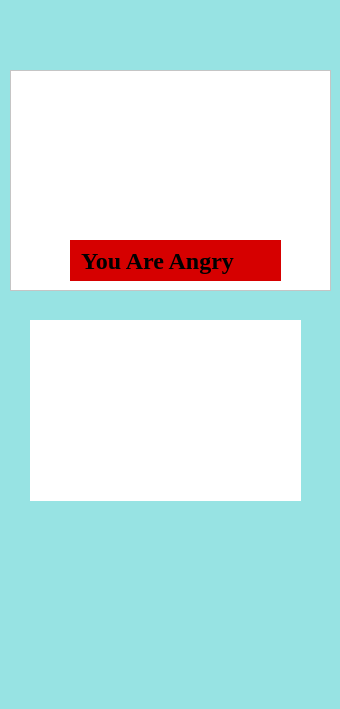
<?xml version="1.0" encoding="UTF-8"?>
<ui version="4.0">
 <class>Dialog</class>
 <widget class="QDialog" name="Dialog">
  <property name="geometry">
   <rect>
    <x>0</x>
    <y>0</y>
    <width>340</width>
    <height>709</height>
   </rect>
  </property>
  <property name="windowTitle">
   <string>Dialog</string>
  </property>
  <property name="styleSheet">
   <string notr="true">background-color: rgb(151, 227, 227);</string>
  </property>
  <widget class="QWidget" name="biometric_3" native="true">
   <property name="geometry">
    <rect>
     <x>30</x>
     <y>320</y>
     <width>271</width>
     <height>181</height>
    </rect>
   </property>
   <property name="styleSheet">
    <string notr="true">background-color: rgb(255, 255, 255)</string>
   </property>
  </widget>
  <widget class="QFrame" name="Frame_Angry">
   <property name="geometry">
    <rect>
     <x>10</x>
     <y>70</y>
     <width>321</width>
     <height>221</height>
    </rect>
   </property>
   <property name="styleSheet">
    <string notr="true">background-color: rgb(255, 255, 255);</string>
   </property>
   <property name="frameShape">
    <enum>QFrame::StyledPanel</enum>
   </property>
   <property name="frameShadow">
    <enum>QFrame::Raised</enum>
   </property>
   <widget class="QLabel" name="label_2">
    <property name="geometry">
     <rect>
      <x>60</x>
      <y>170</y>
      <width>211</width>
      <height>41</height>
     </rect>
    </property>
    <property name="font">
     <font>
      <family>Times New Roman</family>
      <pointsize>18</pointsize>
      <weight>75</weight>
      <bold>true</bold>
     </font>
    </property>
    <property name="styleSheet">
     <string notr="true">background-color: rgb(214, 0, 0)</string>
    </property>
    <property name="text">
     <string>  You Are Angry</string>
    </property>
   </widget>
  </widget>
  <widget class="QLabel" name="opencam3">
   <property name="geometry">
    <rect>
     <x>90</x>
     <y>530</y>
     <width>151</width>
     <height>141</height>
    </rect>
   </property>
   <property name="text">
    <string/>
   </property>
   <property name="pixmap">
    <pixmap>image_2024-11-18_134353450-removebg-preview.png</pixmap>
   </property>
   <property name="scaledContents">
    <bool>true</bool>
   </property>
  </widget>
 </widget>
 <resources/>
 <connections/>
</ui>
